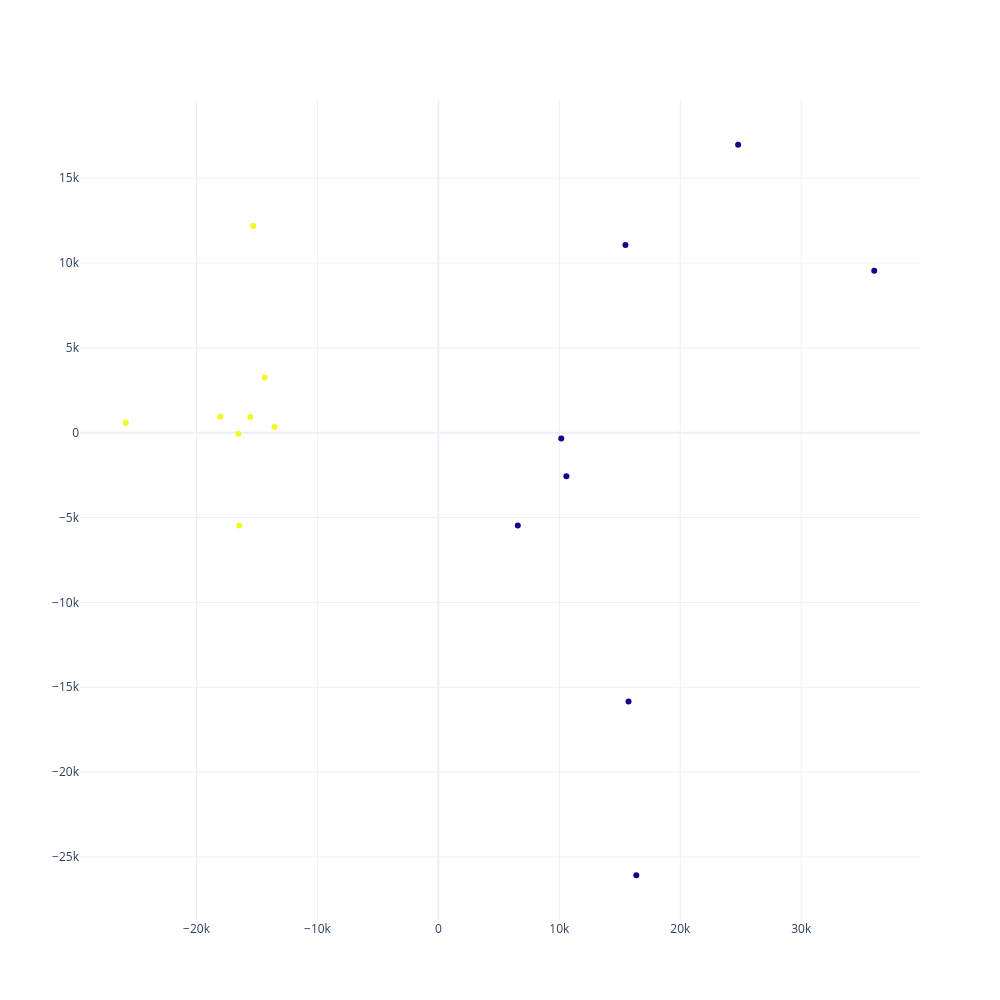

The notebook cell this image was saved under:
### Code cell
cluster_outliers(final_tpms_red, meta, 'Cell_state')

### Figure 1 — Plotly figure (JSON) as saved in the notebook; plotly's stock layout.template omitted (floating-point values rounded to 4 significant figures)
{"data": [{"marker": {"color": [3, 3, 3, 2, 2, 2, 3, 3, 3, 2, 2, 3, 3, 2, 2, 2]}, "mode": "markers", "text": ["B1-1", "B1-2", "B1-3", "B2-1", "B2-2", "B2-3", "C1-1", "C1-2", "C1-3", "C2-2", "C2-3", "H1-2", "H1-3", "H2-1", "H2-2", "H2-3"], "type": "scatter", "x": [-25850.0, -18030.0, -15310.0, 10160.0, 10580.0, 15460.0, -14360.0, -15550.0, -13550.0, 36030.0, 24780.0, -16530.0, -16470.0, 16360.0, 6563.0, 15720.0], "y": [582.4, 937.5, 12190.0, -336.0, -2568.0, 11060.0, 3252.0, 928.3, 340.7, 9547.0, 16970.0, -58.54, -5461.0, -26080.0, -5466.0, -15840.0]}], "layout": {"autosize": false, "height": 1000, "width": 1000}}
